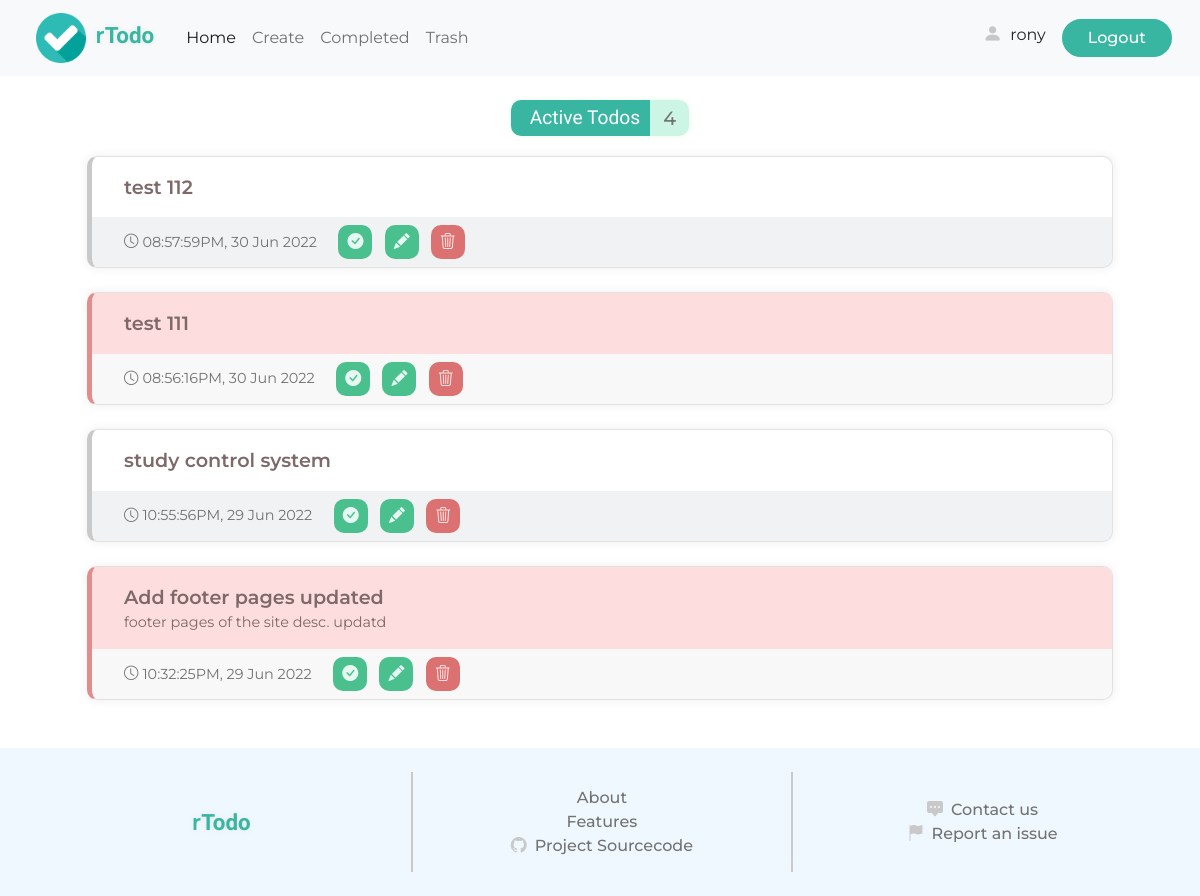
Page /todos/ (signed in) on the earlier database version.
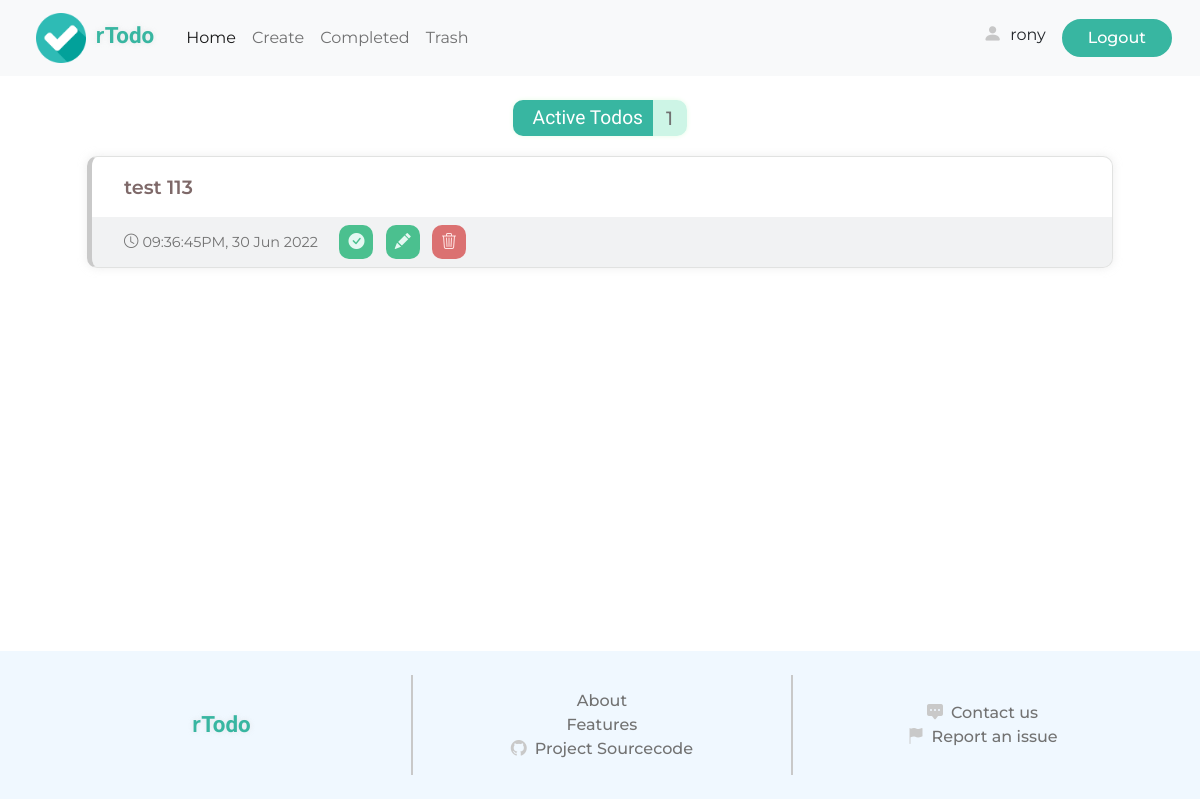
Same page on the later database version.
### todo/models.py (models this page shows, shortened)
class Todo(models.Model):
    user = models.ForeignKey(User, on_delete=models.CASCADE)
    title = models.CharField(max_length=100)
    description = models.CharField(max_length=250, blank=True, null=True)
    added = models.DateTimeField(auto_now_add=True)
    completed = models.DateTimeField(blank=True, null=True)
    important = models.BooleanField(default=False)
    complete = models.BooleanField(default=False)
    trashed = models.BooleanField(default=False)
    @property
    def get_class(self):
        if self.important:
            return "todo important"
        else:
            return "todo"

### todo/views.py (the view)
# urls.py: path('todos/', views.current_todo, name="todos"),
def current_todo(request):
    context = {}
    todos = Todo.objects.filter(user=request.user, complete=False, trashed=False).order_by('-added')
    context['todos'] = todos
    context['username'] = request.user.username
    context['num_todos'] = len(todos)
    return render(request, 'todo/current.html', context=context)

### todo/templates/todo/current.html (shortened to what this page needs)
<!DOCTYPE html>
<html lang="en">
  {% load static %}
<head>
    <link href="https://cdn.jsdelivr.net/npm/bootstrap@5.2.0-beta1/dist/css/bootstrap.min.css" rel="stylesheet">
    <link rel="stylesheet" href="https://cdn.jsdelivr.net/npm/bootstrap-icons@1.8.3/font/bootstrap-icons.css">
    <link rel="stylesheet" href="{% static 'styles/style.css' %}">
</head>
<body>
    <header>
        <nav class="navbar navbar-expand-md bg-light">
            <div class="container-fluid">
              <a class="navbar-brand d-block ms-4 me-4" href="{% url 'home' %}">
                  <img src="{% static 'images/checked.png' %}" alt="">
                  <span class="site-title ms-1"> <span class="r">r</span>Todo</span>
              </a>
              <div class="collapse navbar-collapse" id="navbarSupportedContent">
                <ul class="navbar-nav me-auto mb-2 mb-lg-0">
                  <li class="nav-item">
                    <a class="nav-link active" aria-current="page" href="{% url 'todos' %}">Home</a>
                  </li>
                  <li class="nav-item">
                    <a class="nav-link" href="{% url 'create' %}">Create</a>
                  </li>
                  <li class="nav-item">
                    <a class="nav-link" href="{% url 'completed' %}">Completed</a>
                  </li>
                  <li class="nav-item">
                    <a class="nav-link" href="{% url 'trashed' %}">Trash</a>
                  </li>
                </ul>
                <div class="d-flex account me-3">
                    <div class="profile me-3">
                        <i class="bi bi-person-fill me-1"></i>
                        <a href="{% url 'stats' %}">{{ username }}</a>
                    </div>
                    <form action="{% url 'logout' %}">
                        <input type="submit" value="Logout" class="btn-1">
                    </form>
                </div>
              </div>
            </div>
        </nav>
    </header>
    <div class="main-container">
      {% if todos %}
      <div class="active-info" id="active-info">
        <div class="info-container">
          <div class="label">Active Todos</div>
          <div class="value" id="todo_nums">{{ num_todos }}</div>
        </div>
      </div>
      <div class="todo-container " id="todo-container">
        {% for todo in todos %}
        <div class="{{ todo.get_class }}" id="todo-{{ todo.id }}">
          <div class="detail">
            <div class="title">{{ todo.title }}</div>
            {% if todo.description %}
            <div class="description">
              <span>{{ todo.description }}</span>
            </div>
            {% endif %}
          </div>
          <div class="bottom">
            <div class="added">
              <i class="bi bi-clock me-1"></i><span>{{ todo.added|date:"h:i:sA, j M o" }}</span>
            </div>
            <div class="action">
              <button data-id="{{ todo.id }}" class="action-btn complete"><i class="bi bi-check-circle-fill"></i></button>
              <button data-id="{{ todo.id }}" class="action-btn edit"><i class="bi bi-pencil-fill"></i></button>
              <button data-id="{{ todo.id }}" class="action-btn delete"><i class="bi bi-trash3"></i></button>
            </div>
          </div>
        </div>
        {% endfor %}
      </div>
      {% endif %}
    </div>
    <footer>
        <div class="upper">
            <div class="col-1">
                <div class="site-title">
                    <span class="r">r</span>Todo
                </div>
            </div>
            <div class="vl"></div>
            <div class="col-2">
                <a href="#">About</a>
                <a href="#">Features</a>
                <a href="#"><i class="bi bi-github"></i>Project Sourcecode</a>
            </div>
            <div class="vl"></div>
            <div class="col-3">
                <a href="#"><i class="bi bi-chat-square-dots-fill"></i>Contact us</a>
                <a href="#"><i class="bi bi-flag-fill"></i>Report an issue</a>
            </div>
        </div>
    </footer>
</body>
</html>

Differences in the rows shown:
removed Todo: title "test 112", added "08:57:59PM, 30 Jun 2022"
no longer on this page (row edited): Todo: title "test 111", added "08:56:16PM, 30 Jun 2022", important True (drawn)
no longer on this page (row edited): Todo: title "study control system", added "10:55:56PM, 29 Jun 2022"
no longer on this page (row edited): Todo: title "Add footer pages updated", description "footer pages of the site desc. updatd", added "10:32:25PM, 29 Jun 2022", important True (drawn)
added Todo: title "test 113", added "09:36:45PM, 30 Jun 2022"
Other differences:
{{ num_todos }}: "4" → "1"
